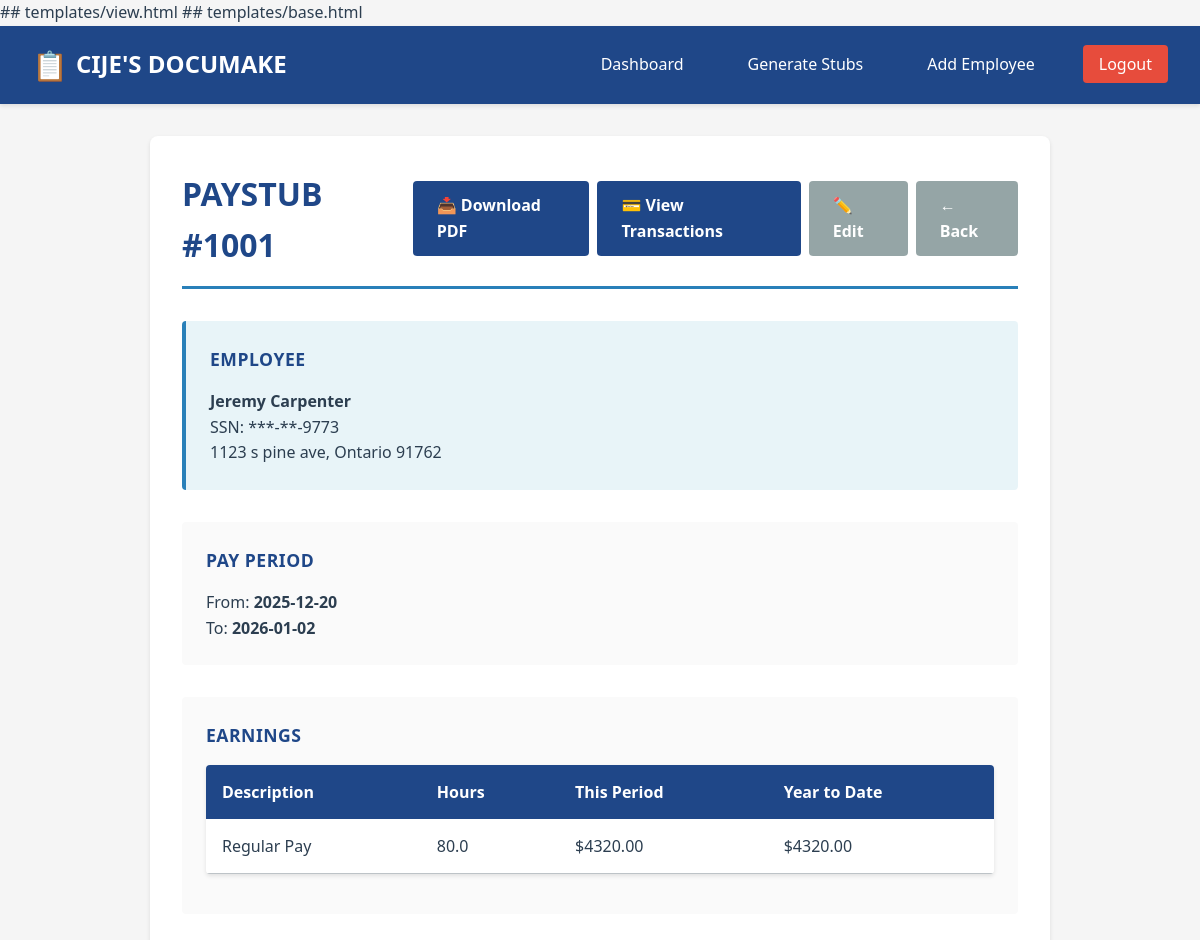
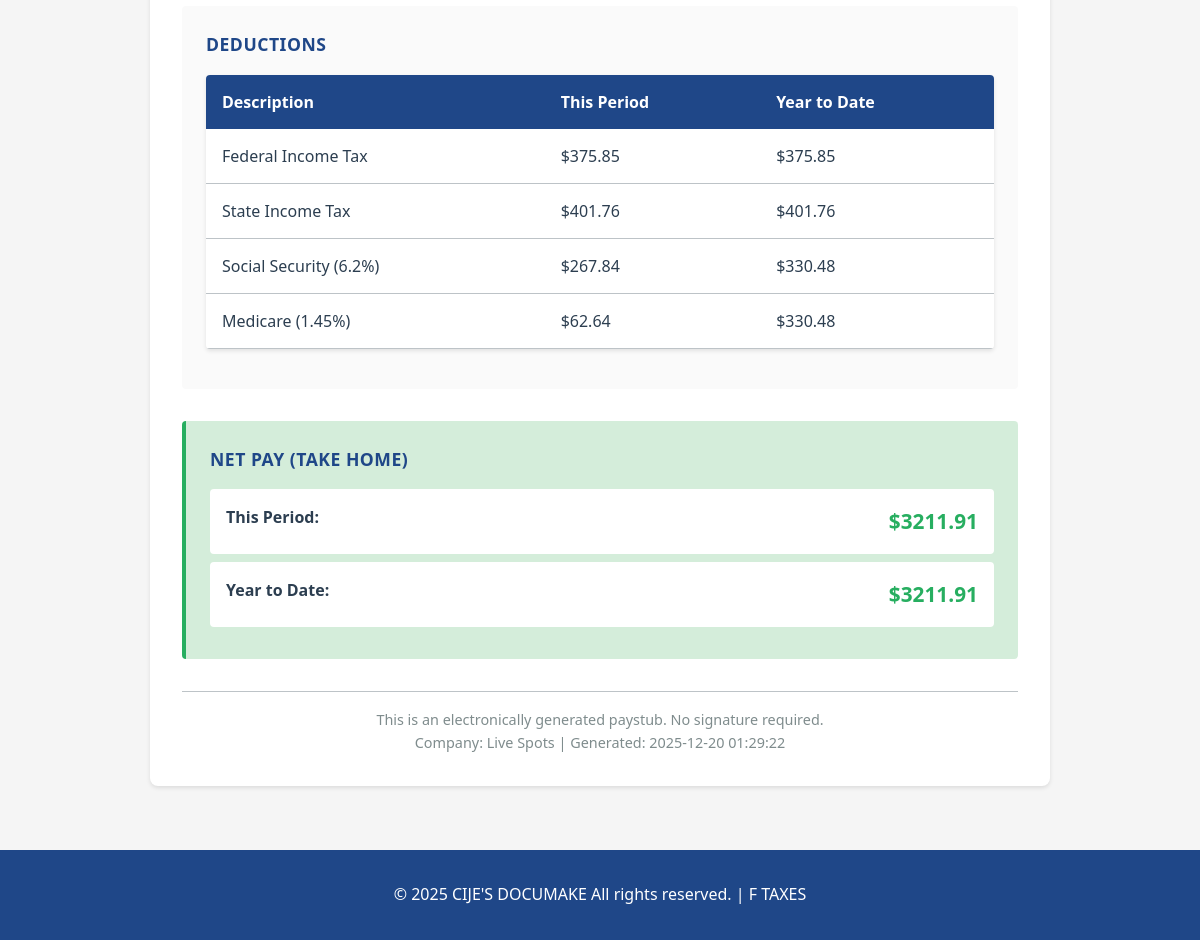
/view/27 (signed in), run on the app's committed database (2 pictures, top to bottom).
### tables this page shows
CREATE TABLE paystubs (
        id INTEGER PRIMARY KEY AUTOINCREMENT,
        employee_id INTEGER NOT NULL,
        user_id INTEGER NOT NULL,
        check_number INTEGER NOT NULL,
        period_start DATE NOT NULL,
        period_end DATE NOT NULL,
        hours_worked REAL DEFAULT 80,
        gross_pay REAL NOT NULL,
        federal_tax REAL NOT NULL,
        state_tax REAL NOT NULL,
        social_security REAL NOT NULL,
        medicare REAL NOT NULL,
        other_deductions REAL DEFAULT 0,
        net_pay REAL NOT NULL,
        ytd_gross REAL NOT NULL,
        ytd_federal REAL NOT NULL,
        ytd_state REAL NOT NULL,
        ytd_fica REAL NOT NULL,
        ytd_net REAL NOT NULL,
        pdf_blob BLOB,
        edited INTEGER DEFAULT 0,
        created_at TIMESTAMP DEFAULT CURRENT_TIMESTAMP,
        FOREIGN KEY(employee_id) REFERENCES employees(id) ON DELETE CASCADE,
        FOREIGN KEY(user_id) REFERENCES users(id) ON DELETE CASCADE
    );

CREATE TABLE employees (
        id INTEGER PRIMARY KEY AUTOINCREMENT,
        user_id INTEGER NOT NULL,
        company_id INTEGER NOT NULL,
        name TEXT NOT NULL,
        ssn TEXT,
        street TEXT,
        city TEXT,
        state TEXT,
        zip TEXT,
        pay_rate REAL NOT NULL,
        is_hourly INTEGER DEFAULT 1,
        pay_frequency TEXT DEFAULT 'biweekly',
        created_at TIMESTAMP DEFAULT CURRENT_TIMESTAMP,
        FOREIGN KEY(user_id) REFERENCES users(id) ON DELETE CASCADE,
        FOREIGN KEY(company_id) REFERENCES companies(id) ON DELETE CASCADE
    );

CREATE TABLE companies (
        id INTEGER PRIMARY KEY AUTOINCREMENT,
        user_id INTEGER NOT NULL,
        name TEXT NOT NULL,
        ein TEXT,
        address TEXT,
        phone TEXT,
        created_at TIMESTAMP DEFAULT CURRENT_TIMESTAMP,
        FOREIGN KEY(user_id) REFERENCES users(id) ON DELETE CASCADE
    );

### app.py (the view)
@app.route('/view/<int:stub_id>')
@login_required
def view_stub(stub_id):
    conn = sqlite3.connect('paystub.db')
    c = conn.cursor()
    c.execute("""
        SELECT p.*, e.name, e.ssn, e.street, e.city, e.state, e.zip, c.name as company_name
        FROM paystubs p
        JOIN employees e ON p.employee_id = e.id
        JOIN companies c ON e.company_id = c.id
        WHERE p.id=? AND p.user_id=?
    """, (stub_id, current_user.id))
    stub = c.fetchone()
    conn.close()
    if not stub:
        flash('Paystub not found', 'error')
        return redirect(url_for('profile'))
    return render_template('view.html', stub=stub)

### app.py (called while the page is built)
@login_manager.user_loader
def load_user(user_id):
    conn = sqlite3.connect('paystub.db')
    c = conn.cursor()
    c.execute("SELECT id, email FROM users WHERE id=?", (user_id,))
    row = c.fetchone()
    conn.close()
    return User(row[0], row[1]) if row else None

### templates/view.html (shortened to what this page needs)
{% extends "base.html" %}
{% block content %}
<div class="paystub-container">
    <div class="paystub-header">
        <h1>PAYSTUB #{{ stub[3] }}</h1>
        <div class="paystub-actions">
            <a href="{{ url_for('download_stub', stub_id=stub[0]) }}" class="btn btn-primary">
                📥 Download PDF
            </a>
            <a href="{{ url_for('view_transactions', stub_id=stub[0]) }}" class="btn btn-primary">
                💳 View Transactions
            </a>
            <a href="{{ url_for('edit_stub', stub_id=stub[0]) }}" class="btn btn-secondary">
                ✏️ Edit
            </a>
            <a href="{{ url_for('profile') }}" class="btn btn-secondary">
                ← Back
            </a>
        </div>
    </div>
    <div class="paystub-content">
        <div class="paystub-section employee-section">
            <h2>Employee</h2>
            <p><strong>{{ stub[22] }}</strong></p>
            <p>SSN: ***-**-{{ stub[23][-4:] if stub[23] else '****' }}</p>
            <p>{{ stub[24] }}, {{ stub[25] }} {{ stub[27] }}</p>
        </div>
        <div class="paystub-section">
            <h2>Pay Period</h2>
            <p>From: <strong>{{ stub[4] }}</strong></p>
            <p>To: <strong>{{ stub[5] }}</strong></p>
        </div>
        <div class="paystub-section">
            <h2>Earnings</h2>
            <table class="paystub-table">
                <thead>
                    <tr>
                        <th>Description</th>
                        <th>Hours</th>
                        <th>This Period</th>
                        <th>Year to Date</th>
                    </tr>
                </thead>
                <tbody>
                    <tr>
                        <td>Regular Pay</td>
                        <td>{{ stub[6] | default(0, true) }}</td>
                        <td>${{ "%.2f"|format(stub[7]) }}</td>
                        <td>${{ "%.2f"|format(stub[14]) }}</td>
                    </tr>
                </tbody>
            </table>
        </div>
        <div class="paystub-section">
            <h2>Deductions</h2>
            <table class="paystub-table">
                <thead>
                    <tr>
                        <th>Description</th>
                        <th>This Period</th>
                        <th>Year to Date</th>
                    </tr>
                </thead>
                <tbody>
                    <tr>
                        <td>Federal Income Tax</td>
                        <td>${{ "%.2f"|format(stub[8]) }}</td>
                        <td>${{ "%.2f"|format(stub[15]) }}</td>
                    </tr>
                    <tr>
                        <td>State Income Tax</td>
                        <td>${{ "%.2f"|format(stub[9]) }}</td>
                        <td>${{ "%.2f"|format(stub[16]) }}</td>
                    </tr>
                    <tr>
                        <td>Social Security (6.2%)</td>
                        <td>${{ "%.2f"|format(stub[10]) }}</td>
                        <td>${{ "%.2f"|format(stub[17]) }}</td>
                    </tr>
                    <tr>
                        <td>Medicare (1.45%)</td>
                        <td>${{ "%.2f"|format(stub[11]) }}</td>
                        <td>${{ "%.2f"|format(stub[17]) }}</td>
                    </tr>
                </tbody>
            </table>
        </div>
        <div class="paystub-section net-pay-section">
            <h2>Net Pay (Take Home)</h2>
            <div class="net-pay-display">
                <span class="label">This Period:</span>
                <span class="amount">${{ "%.2f"|format(stub[13]) }}</span>
            </div>
            <div class="net-pay-display">
                <span class="label">Year to Date:</span>
                <span class="amount">${{ "%.2f"|format(stub[18]) }}</span>
            </div>
        </div>
        <div class="paystub-footer">
            <p>This is an electronically generated paystub. No signature required.</p>
            <p>Company: {{ stub[28] }} | Generated: {{ stub[21] }}</p>
        </div>
    </div>
</div>
{% endblock %}

### templates/base.html (shortened to what this page needs)
## templates/base.html
<!DOCTYPE html>
<html lang="en">
<head>
    <link rel="stylesheet" href="{{ url_for('static', filename='style.css') }}">
</head>
<body>
    <nav class="navbar">
        <div class="nav-container">
            <a href="{{ url_for('index') }}" class="nav-logo">
                <span class="logo-icon">📋</span>
                CIJE'S DOCUMAKE
            </a>
            <ul class="nav-menu">
                {% if current_user.is_authenticated %}
                    <li class="nav-item">
                        <a href="{{ url_for('profile') }}" class="nav-link">Dashboard</a>
                    </li>
                    <li class="nav-item">
                        <a href="{{ url_for('generate') }}" class="nav-link">Generate Stubs</a>
                    </li>
                    <li class="nav-item">
                        <a href="{{ url_for('create_employee') }}" class="nav-link">Add Employee</a>
                    </li>
                    <li class="nav-item">
                        <a href="{{ url_for('logout') }}" class="nav-link nav-link-logout">Logout</a>
                    </li>
                {% endif %}
            </ul>
        </div>
    </nav>
    <div class="container">
        {% block content %}{% endblock %}
    </div>
    <footer class="footer">
        <p>&copy; 2025 CIJE'S DOCUMAKE All rights reserved. | F TAXES</p>
    </footer>
</body>
</html>

### static/style.css (style rules this page uses)
* { margin: 0; padding: 0; box-sizing: border-box; }
:root { --primary-color: #1f4788; --secondary-color: #2980b9; --success-color: #27ae60; --danger-color: #e74c3c; --warning-color: #f39c12; --light-bg: #ecf0f1; --dark-text: #2c3e50; --border-color: #bdc3c7; --shadow: 0 2px 4px rgba(0,0,0,0.1); --transition: all 0.3s ease; }
body { font-family: 'Segoe UI', Tahoma, Geneva, Verdana, sans-serif; background-color: #f5f5f5; color: var(--dark-text); line-height: 1.6; }
.navbar { background-color: var(--primary-color); color: white; padding: 1rem 0; box-shadow: var(--shadow); position: sticky; top: 0; z-index: 100; }
.nav-container { max-width: 1200px; margin: 0 auto; display: flex; justify-content: space-between; align-items: center; padding: 0 2rem; }
.nav-logo { font-size: 1.5rem; font-weight: bold; text-decoration: none; color: white; display: flex; align-items: center; gap: 0.5rem; }
.logo-icon { font-size: 1.8rem; }
.nav-menu { display: flex; list-style: none; gap: 2rem; align-items: center; }
.nav-link { color: white; text-decoration: none; transition: var(--transition); padding: 0.5rem 1rem; border-radius: 4px; }
.nav-link-logout { background-color: var(--danger-color); }
.container { max-width: 1200px; margin: 2rem auto; padding: 0 2rem; min-height: calc(100vh - 200px); }
.btn { display: inline-flex; align-items: center; gap: 0.5rem; padding: 0.75rem 1.5rem; border: none; border-radius: 4px; font-size: 1rem; cursor: pointer; transition: var(--transition); text-decoration: none; font-weight: 600; }
.btn-primary { background-color: var(--primary-color); color: white; }
.btn-secondary { background-color: #95a5a6; color: white; }
.data-table, .paystub-table { width: 100%; border-collapse: collapse; margin: 1rem 0; background: white; border-radius: 4px; overflow: hidden; box-shadow: var(--shadow); }
.data-table thead, .paystub-table thead { background-color: var(--primary-color); color: white; }
.data-table th, .paystub-table th { padding: 1rem; text-align: left; font-weight: 600; }
.data-table td, .paystub-table td { padding: 1rem; border-bottom: 1px solid var(--border-color); }
.paystub-container { background: white; padding: 2rem; border-radius: 8px; box-shadow: var(--shadow); max-width: 900px; margin: 0 auto; }
.paystub-header { display: flex; justify-content: space-between; align-items: center; margin-bottom: 2rem; border-bottom: 3px solid var(--secondary-color); padding-bottom: 1rem; }
.paystub-header h1 { color: var(--primary-color); }
.paystub-actions { display: flex; gap: 0.5rem; }
.paystub-section { margin-bottom: 2rem; padding: 1.5rem; background: #fafafa; border-radius: 4px; }
.paystub-section h2 { font-size: 1.1rem; color: var(--primary-color); margin-bottom: 1rem; text-transform: uppercase; letter-spacing: 0.5px; }
.employee-section { background: #e8f4f8; border-left: 4px solid var(--secondary-color); }
.net-pay-section { background: #d4edda; border-left: 4px solid var(--success-color); }
.net-pay-display { display: flex; justify-content: space-between; padding: 1rem; background: white; border-radius: 4px; margin-bottom: 0.5rem; font-weight: 600; }
.net-pay-display .label { color: var(--dark-text); }
.net-pay-display .amount { color: var(--success-color); font-size: 1.3rem; }
.paystub-footer { text-align: center; margin-top: 2rem; padding-top: 1rem; border-top: 1px solid var(--border-color); font-size: 0.9rem; color: #7f8c8d; }
.footer { background-color: var(--primary-color); color: white; text-align: center; padding: 2rem; margin-top: 4rem; }

### data on the page
paystubs: check_number "1001", period_start "2025-12-20", period_end "2026-01-02", hours_worked "80.0", gross_pay "4320.00", ytd_gross "4320.00", federal_tax "375.85", ytd_federal "375.85", state_tax "401.76", ytd_state "401.76", social_security "267.84", ytd_fica "330.48", medicare "62.64", net_pay "3211.91", ytd_net "3211.91", created_at "2025-12-20 01:29:22"
employees: name "Jeremy Carpenter", ssn "9773", street "1123 s pine ave", city "Ontario", zip "91762"
companies: name "Live Spots"
